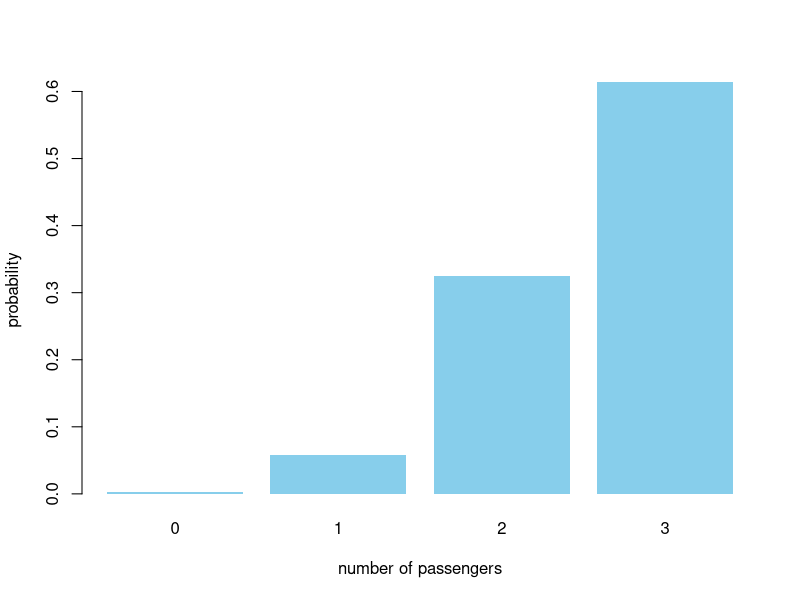
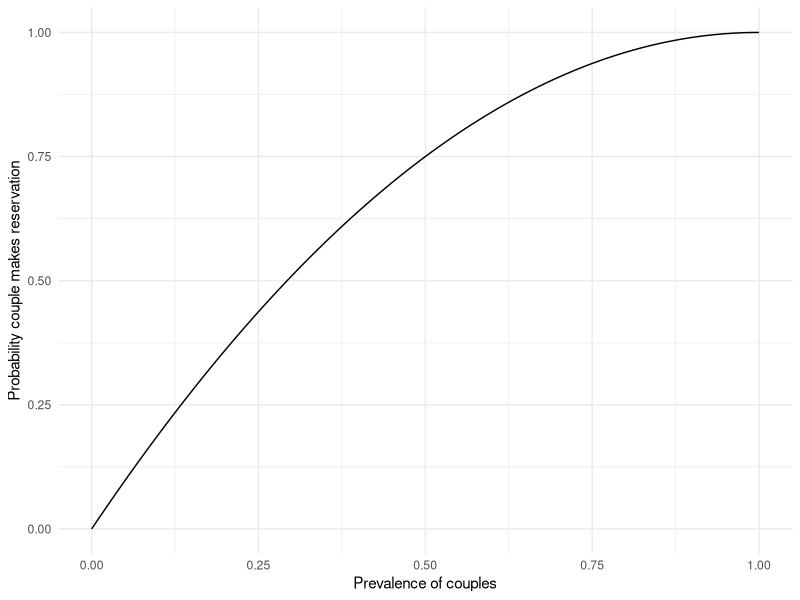
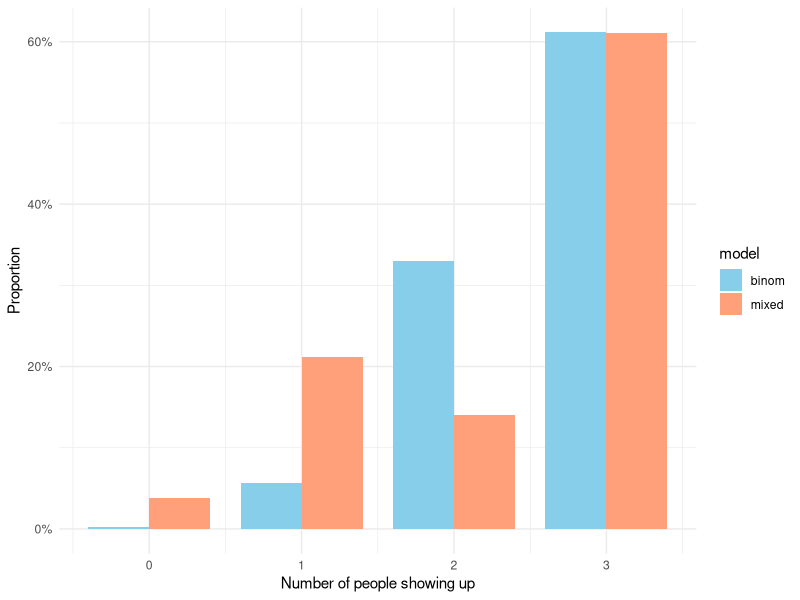
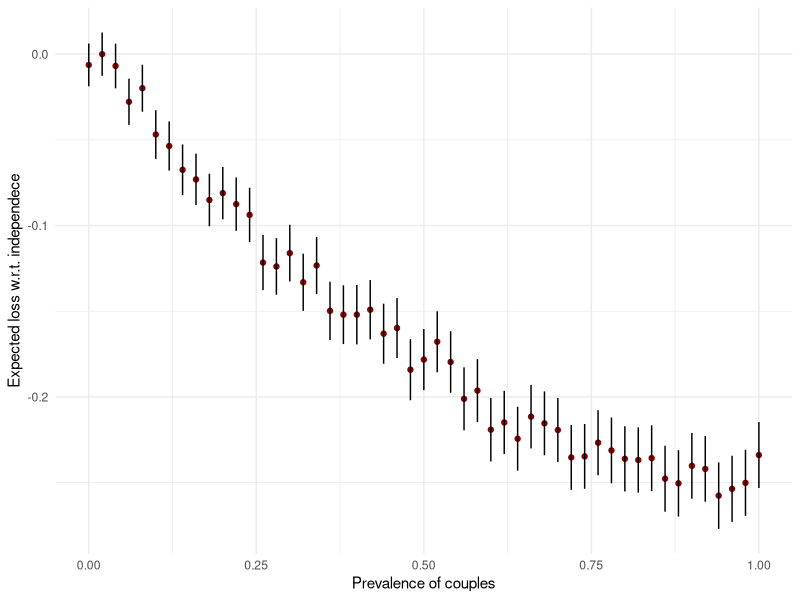
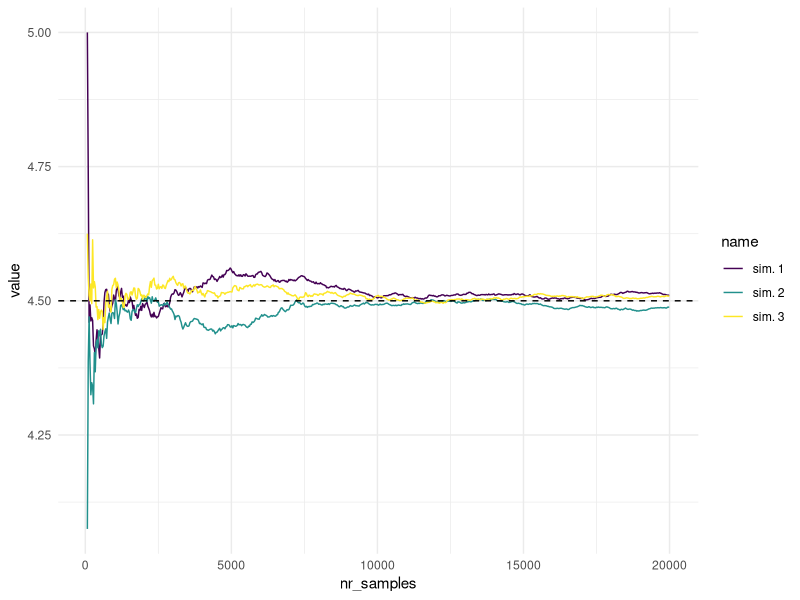
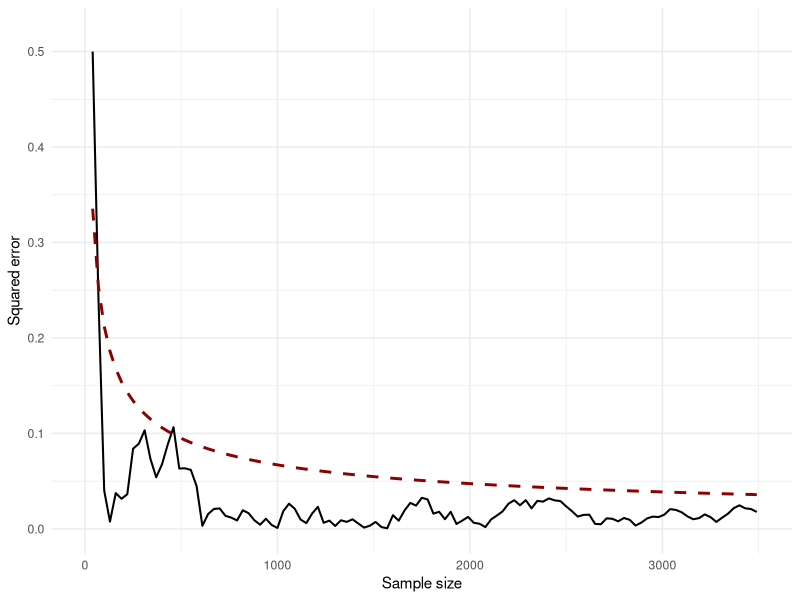

The R source for these figures, in order:
## ---- chunk 1
setNames(dbinom(0:3, size = 3, prob = 0.85), 0:3) |> 
    barplot(
        col = "skyblue", border = NA,
        xlab = "number of passengers", ylab = "probability"
    )
## ---- chunk 2
#| message: false
#| warning: false

library(tidyverse)
set.seed(13131)

prevalence_couples <- 0.6
prob_couple <- 0.6 + 0.4 * 0.6  # (1 - (1 - 0.6)**2)
prob_showup <- 0.85
## ---- chunk 3
#| code-fold: true
#| code-summary: Show code for simulating reservations by couples

# validate final proportion of couples and individuals
reservations <- replicate(n = 10000, {
    first_reservation <- rbinom(1, 1, prevalence_couples)
    first <- ifelse(first_reservation == 1, "CC", "I")  # if-else expression
    if (first == "CC") { second <- "I" } 
    else {
        second_reservation <- rbinom(1, 1, prevalence_couples)
        second <- ifelse(second_reservation == 1, "CC", "II")
    }
    paste0(first, second)
}) 

reservations |> grepl(pattern = "C") |> table() / 10000
## ---- chunk 4
simulate_customers <- function(
    prevalence_couples = 0.6,
    prob_showup = 0.85,
    nr_sim = 10000
) {
    prob_couple <- prevalence_couples + 
        (1 - prevalence_couples) * prevalence_couples

    replicate(n = nr_sim, {
        has_couple <- rbinom(1, 1, prob_couple)
        y_ind <- rbinom(1, 3 - 2*has_couple, prob_showup)
        y_mix <- has_couple * 2 * rbinom(1, 1, prob_showup^2)
        y_ind + y_mix
    }) |> table() / nr_sim
}

simulate_customers()
## ---- chunk 5
#| column: margin
#| code-fold: true
#| code-summary: Relation between prevalence and probability of a couple making reservation
#| fig.cap: Think why does this curve for probability of couples making a reservation as a function of couple's prevalence have this particular shape. 

tibble(
    prevalence_couples = seq(0, 1, 0.01),
    prob_couple = prevalence_couples + (1 - prevalence_couples) * prevalence_couples
) |> 
    ggplot(aes(x = prevalence_couples, y = prob_couple)) + 
    geom_line() + 
    labs(x = "Prevalence of couples", y = "Probability couple makes reservation") + 
    theme_minimal()
## ---- chunk 6
nr_sim <- 10000
sim <- tibble(
    has_couple = rbinom(nr_sim, 1, prob_couple),
    nr_individ = 3 - 2*has_couple,
    y_ind = purrr::map_int(nr_individ, \(x) rbinom(1, x, prob_showup)),
    y = y_ind + has_couple * 2 * purrr::map_int(has_couple, \(x) rbinom(1, 1, prob_showup^2)),
    model = "mixed"
) |> 
    select(y, model) |>
    rbind(tibble(
        y = rbinom(nr_sim, 3, prob_showup),
        model = "binom"
    )) |>
    group_by(model) |>
    count(y) |>
    mutate(prob = n / sum(n))
## ---- chunk 7
sim |>
    ggplot(aes(x = y, y = prob, fill = model)) + 
    geom_col(position = "dodge", width = 0.8) + 
    labs(x = "Number of people showing up", y = "Proportion") +
    # scale_fill_viridis_d(option = "E") + 
    scale_fill_manual(
        values = c("skyblue", "lightsalmon"), 
        breaks = c("binom", "mixed")
    ) + 
    scale_y_continuous(labels = scales::percent_format()) + 
    theme_minimal()
## ---- chunk 8
#| code-fold: true
#| fig-cap: Notice that we have a huge implicit assumption of unlimited demand. This means that after a certain threshold, it doesn't matter if the proportion of couples grows, as we'll always find another individual who makes a reservation. Thus, the distribution will be given by $Y_{mix}$.

set.seed(11131)

prob_grid <- seq(0, 1, 0.02)
sapply(
    prob_grid, 
    FUN = \(x) simulate_customers(prevalence_couples = x, prob_showup = 0.85, nr_sim = nr_sim)
) |> t() |> data.frame() |> tibble() |>
    mutate(
        prevalence = prob_grid,
        expect = 0 * X0 + 1 * X1 + 2 * X2 + 3 * X3,
        variance = (0^2*X0 + 1^2*X1 + 2^2*X2 + 3^2*X3) - expect ^2,
        loss_due_couples = expect - max(expect),
        loss_upper = loss_due_couples + 2 * sqrt(variance / nr_sim),
        loss_lower = loss_due_couples - 2 * sqrt(variance / nr_sim)
    ) |>
    ggplot(aes(x = prevalence, y = loss_due_couples)) + 
    geom_point(color = "darkred") +
    geom_segment(aes(
        y = loss_lower, yend = loss_upper, 
        x = prevalence, xend = prevalence
    )) +
    labs(x = "Prevalence of couples", y = "Expected loss w.r.t. independece") + 
    theme_minimal()
## ---- chunk 9
set.seed(137) 
nr_sim_pois <- 100000
lln_pois <- replicate(n = 3, {
    pois_sim <- rpois(nr_sim_pois, 4.5)
    seq(10, nr_sim_pois, 30) |> 
    sapply(\(x) pois_sim[1:x] |> mean())
}) |> data.frame() |> tibble()
## ---- chunk 10
#| code-fold: true
#| code-summary: Show visualization code
#| fig-cap: Notice the fluctuations at around n = 5000. This should not be unexpected, even when sampling from the true distribution

lln_pois |>
    mutate(nr_samples = 10 + row_number() * 30) |> 
    pivot_longer(cols = c("X1", "X2", "X3")) |> 
    mutate(name = case_when(
        name == "X1" ~ "sim. 1",
        name == "X2" ~ "sim. 2",
        name == "X3" ~ "sim. 3"
    )) |>
    filter(nr_samples > 60 & nr_samples < 20000) |>
    ggplot(aes(x = nr_samples, y = value, col = name)) + 
    geom_line() + 
    geom_hline(yintercept = 4.5, lty = "dashed") + 
    scale_color_viridis_d() +
    theme_minimal()
## ---- chunk 11
#| code-fold: true
#| code-summary: Show code for squared error drop
#| fig-cap: We can compare the expected squared error curve vs the one we get in simulation. In practice, we care not only the asymptotic behavior, but how fast the average converges.
#| warning: false
#| message: false

lln_pois |> select(X1) |>
    mutate(nr_samples = 10 + (row_number() - 1) * 30) |> 
    filter(nr_samples >= 10 & nr_samples < 10000) |>
    mutate(
        theoretical = sqrt(4.5) / sqrt(nr_samples),
        simulated = sqrt((4.5 - X1)^2)
    ) |>
    ggplot() +
    geom_line(
        aes(x = nr_samples, y = simulated), 
        ol="grey70", linewidth = 0.7) +
    geom_line(
        aes(x = nr_samples, y = theoretical), 
        lty="dashed", col="darkred", linewidth = 1) +
    scale_color_viridis_d() +
    lims(x = c(0, 3500), y = c(0, 0.52)) +
    labs(x = "Sample size", y = "Squared error") +
    theme_minimal()
